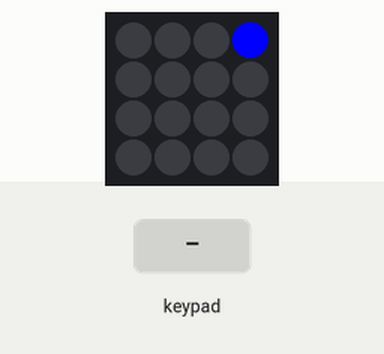
The sketch below on a simulated Arduino Uno, built with avr-gcc and run on an emulated ATmega328P. Parts: 4×4 RGB LED matrix (first LED top left, wired row by row). The test bench sets the inputs (shaded band). Random numbers use the default seed unless the sketch sets one; what the sketch prints to the serial monitor is not drawn.

Above: at 0.9 s.
2.5 s: keypad keys 2 3 4 5 pressed 0.4 s apart
At 3.1 s:
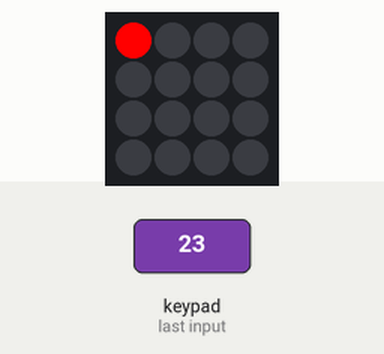
6.8 s: keypad keys 2 3 4 5 # pressed 0.4 s apart
At 8.7 s:
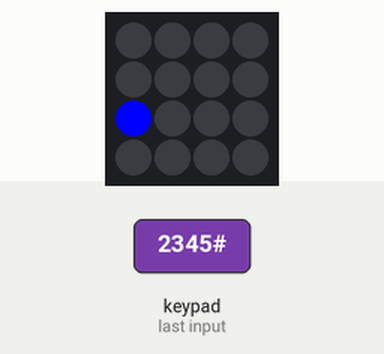
10.3 s: key 'D' pressed
At 13.2 s:
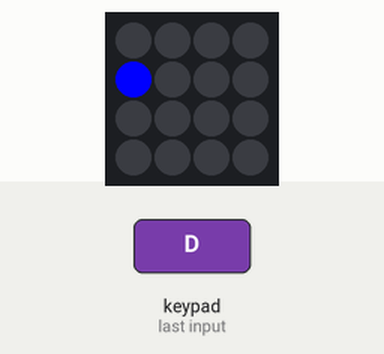
13.3 s: keypad keys 2 3 4 5 * pressed 0.4 s apart
At 16.8 s:
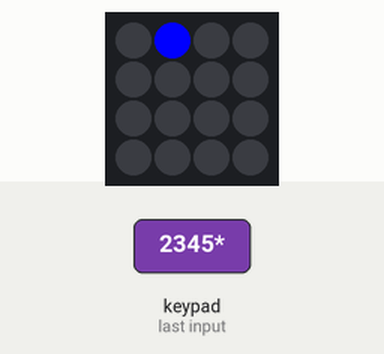
17.8 s: key '#' pressed
At 20.7 s:
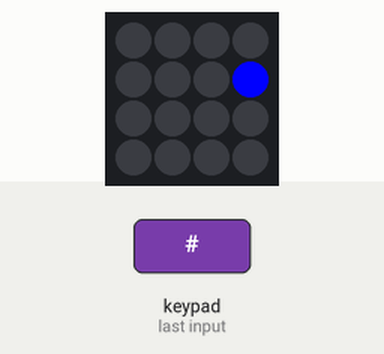
20.8 s: key '0' pressed
At 22.29 s:
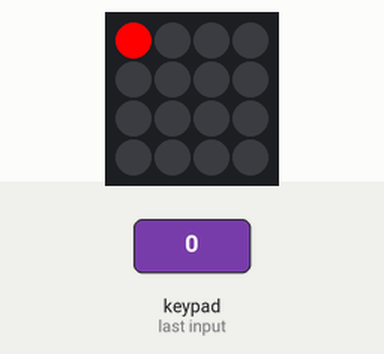
Timing chart, 0 to 23.8 s (numbered marks = the images above; inputs shaded):
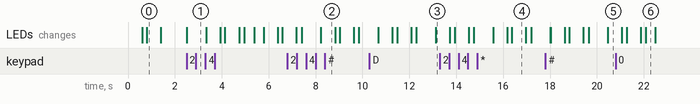

The sketch:

Main.ino
```cpp
#include <Keypad.h>
#include <Adafruit_NeoPixel.h>
#define PIN 11          // Pin zum ansteuern des LED-Streifens
#define NUMPIXEL 16

const byte COLS = 4; //4 Spalten
const byte ROWS = 4; //4 Zeilen

char hexaKeys[ROWS][COLS]={
{'D', '#', '0', '*'},
{'C', '9', '8', '7'},
{'B', '6', '5', '4'},
{'A', '3', '2', '1'}
};

byte colPins[COLS] = {2,3,4,5}; //Definition der Pins für die 4 Spalten
byte rowPins[ROWS] = {6,7,8,9}; //Definition der Pins für die 4 Zeilen

char right_Taster[5]; // speichert welche Taster gedrückt werden müssen

char Taster_In; // input des Kaypads
bool Taster_Schleife = false; // zum warten auf taster input
long randNumber; // random zahl für LED die leuchtet

Keypad Tastenfeld = Keypad(makeKeymap(hexaKeys), rowPins, colPins, ROWS, COLS);
Adafruit_NeoPixel pixels(NUMPIXEL, PIN, NEO_GRB + NEO_KHZ800);


void setup()
{
    Serial.begin(9600);
    pixels.begin();
    randomSeed(analogRead(0));
}


void loop()
{
  Serial.print("loop "); // Testwiedergabe

  int anzahl_LED = 2; // anzahl der LED die in einem Durchlauf leuchten
  int anzahl_Taster = 2; // anzahl der Taster die gedrückt werden müssen

  for(anzahl_LED > 0; anzahl_LED--;)
  {
    randNumber = random(16); // Random zahl zwischen 0 und 15
    Serial.print(randNumber + " "); // Testwiedergabe

    pixels.setPixelColor(randNumber, pixels.Color(0, 0, 255));
    pixels.show();
    delay(600);
    pixels.clear();
    pixels.show();
    delay(200);

    switch (randNumber)
    {
        case 0:
            right_Taster[anzahl_LED] = 'D';
          break;
        case 1:
            right_Taster[anzahl_LED] = '#';
          break;
        case 2:
            right_Taster[anzahl_LED] = '0';
          break;
        case 3:
            right_Taster[anzahl_LED] = '*';
          break;
        case 4:
            right_Taster[anzahl_LED] = '7';
          break;
        case 5:
            right_Taster[anzahl_LED] = '8';
          break;
        case 6:
            right_Taster[anzahl_LED] = '9';
          break;
        case 7:
            right_Taster[anzahl_LED] = 'C';
          break;
        case 8:
            right_Taster[anzahl_LED] = 'B';
          break;
        case 9:
            right_Taster[anzahl_LED] = '6';
          break;
        case 10:
            right_Taster[anzahl_LED] = '5';
          break;
        case 11:
            right_Taster[anzahl_LED] = '4';
          break;
        case 12:
            right_Taster[anzahl_LED] = '1';
          break;
        case 13:
            right_Taster[anzahl_LED] = '2';
          break;
        case 14:
            right_Taster[anzahl_LED] = '3';
          break;
        case 15:
            right_Taster[anzahl_LED] = 'A';
          break;
        default:
          break;
      } // end switch case

  } // end for(anzahl_LED)

  for(anzahl_Taster > 0; anzahl_Taster--;)
  {
    Taster_Schleife = false;
    while(Taster_Schleife == false) // leuft bis eine Taste gedrückt wurde
    {
        Taster_In = Tastenfeld.getKey();
        if(Taster_In)
        {
            if(Taster_In == right_Taster[anzahl_Taster])
            {
                Serial.print(Taster_In + " "); // Testwiedergabe
                pixels.setPixelColor(0, pixels.Color(0, 255, 0));
                pixels.show();
                delay(400);
                pixels.clear();
                pixels.show();
            }else
            {
                Serial.print("andere "); // Testwiedergabe
                pixels.setPixelColor(0, pixels.Color(255, 0, 0));
                pixels.show();
                delay(400);
                pixels.clear();
                pixels.show();
            }
            Taster_Schleife = true;
        } // end if(taster)
    } // end While(t)
  } // end for(anzahl_T)
} // end void loop
```

Measured:
- after the input at 2.5 s, the LEDs: change at once (image 1)
